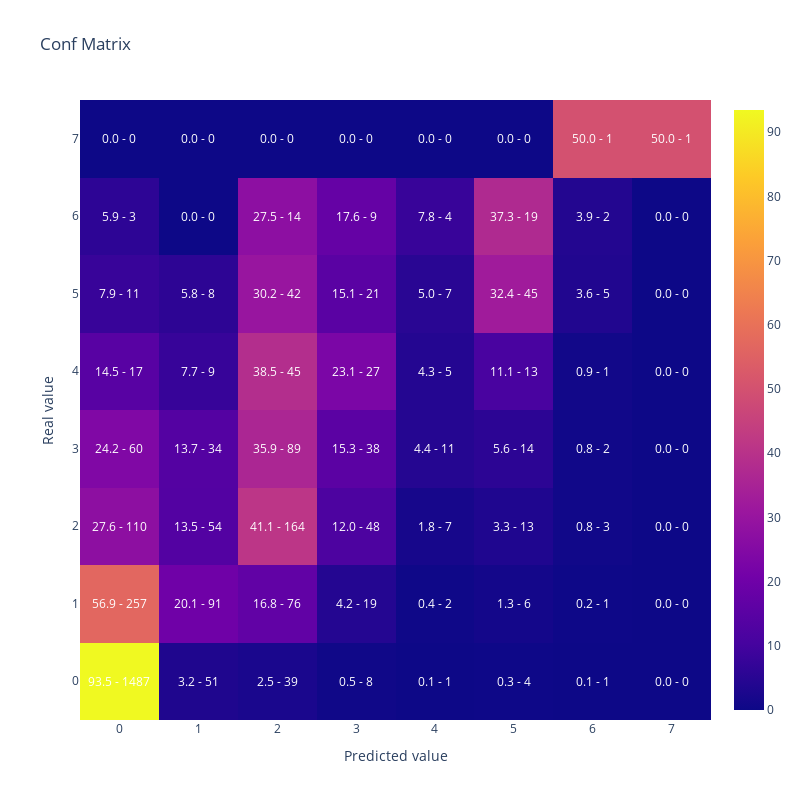

Source (notebook cell):
### Code cell
#Muestro la matriz de confusión
display(plot_confusion_matrix(y_test,y_pred))

### Figure 1 — Plotly figure (JSON) as saved in the notebook; plotly's stock layout.template omitted (floating-point values rounded to 4 significant figures)
{"data": [{"type": "heatmap", "x": [0, 1, 2, 3, 4, 5, 6, 7], "y": [0, 1, 2, 3, 4, 5, 6, 7], "z": [[93.46, 3.206, 2.451, 0.5028, 0.06285, 0.2514, 0.06285, 0], [56.86, 20.13, 16.81, 4.204, 0.4425, 1.327, 0.2212, 0], [27.57, 13.53, 41.1, 12.03, 1.754, 3.258, 0.7519, 0], [24.19, 13.71, 35.89, 15.32, 4.435, 5.645, 0.8065, 0], [14.53, 7.692, 38.46, 23.08, 4.274, 11.11, 0.8547, 0], [7.914, 5.755, 30.22, 15.11, 5.036, 32.37, 3.597, 0], [5.882, 0, 27.45, 17.65, 7.843, 37.25, 3.922, 0], [0, 0, 0, 0, 0, 0, 50, 50]]}], "layout": {"annotations": [{"font": {"color": "white"}, "showarrow": false, "text": "93.5 - 1487", "x": 0, "xref": "x", "y": 0, "yref": "y"}, {"font": {"color": "white"}, "showarrow": false, "text": "3.2 - 51", "x": 1, "xref": "x", "y": 0, "yref": "y"}, {"font": {"color": "white"}, "showarrow": false, "text": "2.5 - 39", "x": 2, "xref": "x", "y": 0, "yref": "y"}, {"font": {"color": "white"}, "showarrow": false, "text": "0.5 - 8", "x": 3, "xref": "x", "y": 0, "yref": "y"}, {"font": {"color": "white"}, "showarrow": false, "text": "0.1 - 1", "x": 4, "xref": "x", "y": 0, "yref": "y"}, {"font": {"color": "white"}, "showarrow": false, "text": "0.3 - 4", "x": 5, "xref": "x", "y": 0, "yref": "y"}, {"font": {"color": "white"}, "showarrow": false, "text": "0.1 - 1", "x": 6, "xref": "x", "y": 0, "yref": "y"}, {"font": {"color": "white"}, "showarrow": false, "text": "0.0 - 0", "x": 7, "xref": "x", "y": 0, "yref": "y"}, {"font": {"color": "white"}, "showarrow": false, "text": "56.9 - 257", "x": 0, "xref": "x", "y": 1, "yref": "y"}, {"font": {"color": "white"}, "showarrow": false, "text": "20.1 - 91", "x": 1, "xref": "x", "y": 1, "yref": "y"}, {"font": {"color": "white"}, "showarrow": false, "text": "16.8 - 76", "x": 2, "xref": "x", "y": 1, "yref": "y"}, {"font": {"color": "white"}, "showarrow": false, "text": "4.2 - 19", "x": 3, "xref": "x", "y": 1, "yref": "y"}, {"font": {"color": "white"}, "showarrow": false, "text": "0.4 - 2", "x": 4, "xref": "x", "y": 1, "yref": "y"}, {"font": {"color": "white"}, "showarrow": false, "text": "1.3 - 6", "x": 5, "xref": "x", "y": 1, "yref": "y"}, {"font": {"color": "white"}, "showarrow": false, "text": "0.2 - 1", "x": 6, "xref": "x", "y": 1, "yref": "y"}, {"font": {"color": "white"}, "showarrow": false, "text": "0.0 - 0", "x": 7, "xref": "x", "y": 1, "yref": "y"}, {"font": {"color": "white"}, "showarrow": false, "text": "27.6 - 110", "x": 0, "xref": "x", "y": 2, "yref": "y"}, {"font": {"color": "white"}, "showarrow": false, "text": "13.5 - 54", "x": 1, "xref": "x", "y": 2, "yref": "y"}, {"font": {"color": "white"}, "showarrow": false, "text": "41.1 - 164", "x": 2, "xref": "x", "y": 2, "yref": "y"}, {"font": {"color": "white"}, "showarrow": false, "text": "12.0 - 48", "x": 3, "xref": "x", "y": 2, "yref": "y"}, {"font": {"color": "white"}, "showarrow": false, "text": "1.8 - 7", "x": 4, "xref": "x", "y": 2, "yref": "y"}, {"font": {"color": "white"}, "showarrow": false, "text": "3.3 - 13", "x": 5, "xref": "x", "y": 2, "yref": "y"}, {"font": {"color": "white"}, "showarrow": false, "text": "0.8 - 3", "x": 6, "xref": "x", "y": 2, "yref": "y"}, {"font": {"color": "white"}, "showarrow": false, "text": "0.0 - 0", "x": 7, "xref": "x", "y": 2, "yref": "y"}, {"font": {"color": "white"}, "showarrow": false, "text": "24.2 - 60", "x": 0, "xref": "x", "y": 3, "yref": "y"}, {"font": {"color": "white"}, "showarrow": false, "text": "13.7 - 34", "x": 1, "xref": "x", "y": 3, "yref": "y"}, {"font": {"color": "white"}, "showarrow": false, "text": "35.9 - 89", "x": 2, "xref": "x", "y": 3, "yref": "y"}, {"font": {"color": "white"}, "showarrow": false, "text": "15.3 - 38", "x": 3, "xref": "x", "y": 3, "yref": "y"}, {"font": {"color": "white"}, "showarrow": false, "text": "4.4 - 11", "x": 4, "xref": "x", "y": 3, "yref": "y"}, {"font": {"color": "white"}, "showarrow": false, "text": "5.6 - 14", "x": 5, "xref": "x", "y": 3, "yref": "y"}, {"font": {"color": "white"}, "showarrow": false, "text": "0.8 - 2", "x": 6, "xref": "x", "y": 3, "yref": "y"}, {"font": {"color": "white"}, "showarrow": false, "text": "0.0 - 0", "x": 7, "xref": "x", "y": 3, "yref": "y"}, {"font": {"color": "white"}, "showarrow": false, "text": "14.5 - 17", "x": 0, "xref": "x", "y": 4, "yref": "y"}, {"font": {"color": "white"}, "showarrow": false, "text": "7.7 - 9", "x": 1, "xref": "x", "y": 4, "yref": "y"}, {"font": {"color": "white"}, "showarrow": false, "text": "38.5 - 45", "x": 2, "xref": "x", "y": 4, "yref": "y"}, {"font": {"color": "white"}, "showarrow": false, "text": "23.1 - 27", "x": 3, "xref": "x", "y": 4, "yref": "y"}, {"font": {"color": "white"}, "showarrow": false, "text": "4.3 - 5", "x": 4, "xref": "x", "y": 4, "yref": "y"}, {"font": {"color": "white"}, "showarrow": false, "text": "11.1 - 13", "x": 5, "xref": "x", "y": 4, "yref": "y"}, {"font": {"color": "white"}, "showarrow": false, "text": "0.9 - 1", "x": 6, "xref": "x", "y": 4, "yref": "y"}, {"font": {"color": "white"}, "showarrow": false, "text": "0.0 - 0", "x": 7, "xref": "x", "y": 4, "yref": "y"}, {"font": {"color": "white"}, "showarrow": false, "text": "7.9 - 11", "x": 0, "xref": "x", "y": 5, "yref": "y"}, {"font": {"color": "white"}, "showarrow": false, "text": "5.8 - 8", "x": 1, "xref": "x", "y": 5, "yref": "y"}, {"font": {"color": "white"}, "showarrow": false, "text": "30.2 - 42", "x": 2, "xref": "x", "y": 5, "yref": "y"}, {"font": {"color": "white"}, "showarrow": false, "text": "15.1 - 21", "x": 3, "xref": "x", "y": 5, "yref": "y"}, {"font": {"color": "white"}, "showarrow": false, "text": "5.0 - 7", "x": 4, "xref": "x", "y": 5, "yref": "y"}, {"font": {"color": "white"}, "showarrow": false, "text": "32.4 - 45", "x": 5, "xref": "x", "y": 5, "yref": "y"}, {"font": {"color": "white"}, "showarrow": false, "text": "3.6 - 5", "x": 6, "xref": "x", "y": 5, "yref": "y"}, {"font": {"color": "white"}, "showarrow": false, "text": "0.0 - 0", "x": 7, "xref": "x", "y": 5, "yref": "y"}, {"font": {"color": "white"}, "showarrow": false, "text": "5.9 - 3", "x": 0, "xref": "x", "y": 6, "yref": "y"}, {"font": {"color": "white"}, "showarrow": false, "text": "0.0 - 0", "x": 1, "xref": "x", "y": 6, "yref": "y"}, {"font": {"color": "white"}, "showarrow": false, "text": "27.5 - 14", "x": 2, "xref": "x", "y": 6, "yref": "y"}, {"font": {"color": "white"}, "showarrow": false, "text": "17.6 - 9", "x": 3, "xref": "x", "y": 6, "yref": "y"}, {"font": {"color": "white"}, "showarrow": false, "text": "7.8 - 4", "x": 4, "xref": "x", "y": 6, "yref": "y"}, {"font": {"color": "white"}, "showarrow": false, "text": "37.3 - 19", "x": 5, "xref": "x", "y": 6, "yref": "y"}, {"font": {"color": "white"}, "showarrow": false, "text": "3.9 - 2", "x": 6, "xref": "x", "y": 6, "yref": "y"}, {"font": {"color": "white"}, "showarrow": false, "text": "0.0 - 0", "x": 7, "xref": "x", "y": 6, "yref": "y"}, {"font": {"color": "white"}, "showarrow": false, "text": "0.0 - 0", "x": 0, "xref": "x", "y": 7, "yref": "y"}, {"font": {"color": "white"}, "showarrow": false, "text": "0.0 - 0", "x": 1, "xref": "x", "y": 7, "yref": "y"}, {"font": {"color": "white"}, "showarrow": false, "text": "0.0 - 0", "x": 2, "xref": "x", "y": 7, "yref": "y"}, {"font": {"color": "white"}, "showarrow": false, "text": "0.0 - 0", "x": 3, "xref": "x", "y": 7, "yref": "y"}, {"font": {"color": "white"}, "showarrow": false, "text": "0.0 - 0", "x": 4, "xref": "x", "y": 7, "yref": "y"}, {"font": {"color": "white"}, "showarrow": false, "text": "0.0 - 0", "x": 5, "xref": "x", "y": 7, "yref": "y"}, {"font": {"color": "white"}, "showarrow": false, "text": "50.0 - 1", "x": 6, "xref": "x", "y": 7, "yref": "y"}, {"font": {"color": "white"}, "showarrow": false, "text": "50.0 - 1", "x": 7, "xref": "x", "y": 7, "yref": "y"}], "height": 800, "title": {"text": "Conf Matrix"}, "width": 800, "xaxis": {"title": {"text": "Predicted value"}}, "yaxis": {"title": {"text": "Real value"}}}}
